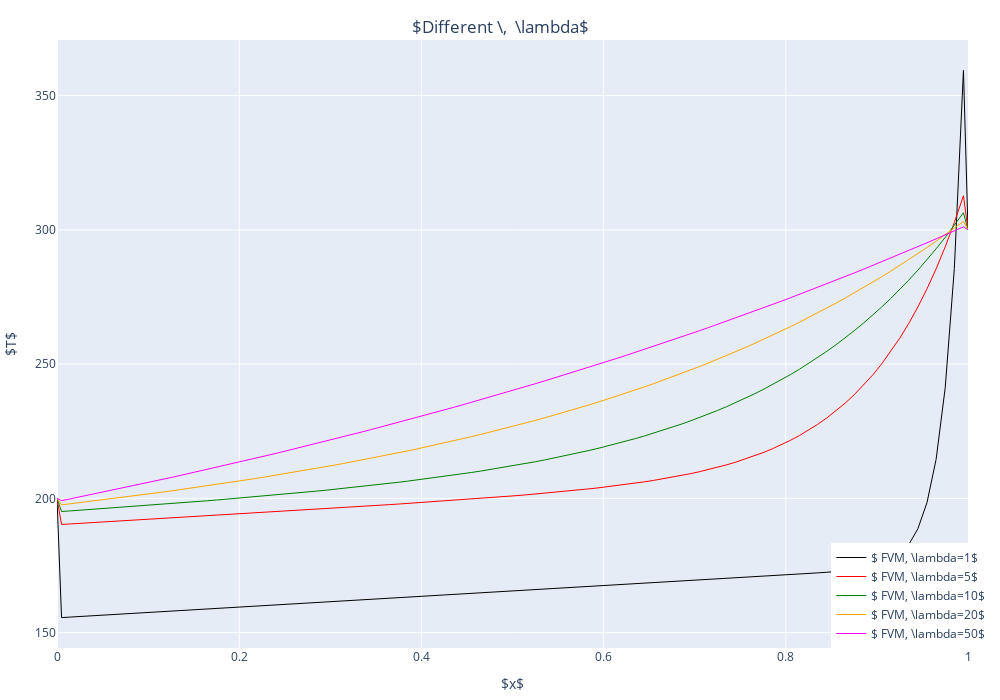

The notebook cell saved with this chart:
### Code cell
coef_list = [1, 5, 10, 20, 50]
colors = ['black', 'red', 'green', 'orange', 'magenta']
fig = go.Figure()
for i in range(len(coef_list)):
    x, T = solve_diffusion(N, T1, T2, x_l, x_r, A, qv, coef_list[i]) 
    fig.add_trace(go.Scatter(x = x, y = T, mode = 'lines', name = fr'$ FVM, \lambda={coef_list[i]}$' , line = dict(color = colors[i], width = 1, dash = 'solid')))


fig.update_layout(width = 1000, height = 700,
                    margin = dict(l = 10, r = 20, t = 40, b = 20),
                    title = fr'$Different \,  \lambda$', title_x = 0.5, title_y = 0.97,
                    xaxis_title = r'$x$',
                    yaxis_title = r'$T$',
                    legend = dict(x = 0.85, y = 0)
  )
fig.show()
